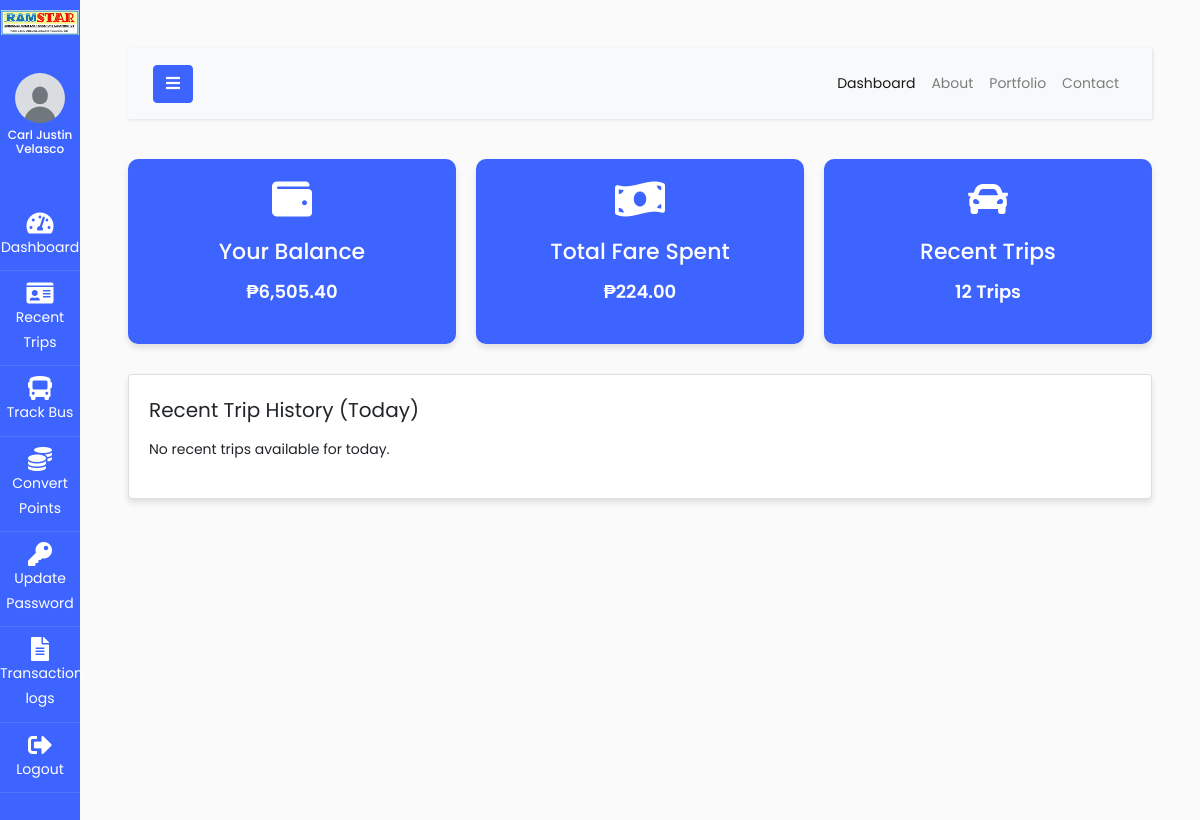
Page /users/index.php (signed in) on the earlier database version.
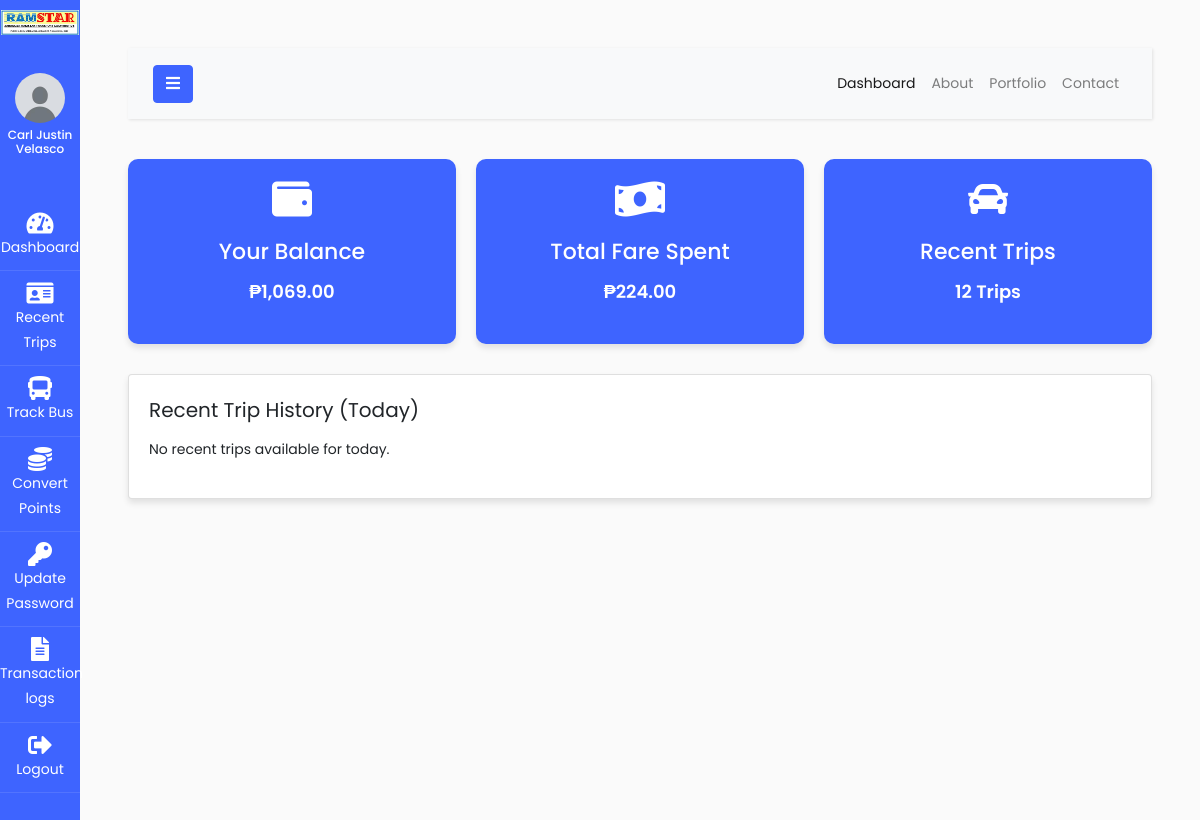
Same page on the later database version.
### tables this page shows
CREATE TABLE `useracc` (
  `id` int(11) UNSIGNED NOT NULL,
  `account_number` varchar(50) NOT NULL,
  `firstname` varchar(100) NOT NULL,
  `profile_picture` varchar(255) DEFAULT NULL,
  `lastname` varchar(100) NOT NULL,
  `middlename` varchar(100) NOT NULL,
  `suffix` varchar(10) DEFAULT NULL,
  `birthday` date NOT NULL,
  `age` int(11) NOT NULL,
  `gender` enum('Male','Female','Other') NOT NULL,
  `email` varchar(100) NOT NULL,
  `contactnumber` varchar(15) NOT NULL,
  `province` varchar(250) NOT NULL,
  `municipality` varchar(250) NOT NULL,
  `barangay` varchar(250) NOT NULL,
  `address` varchar(255) NOT NULL,
  `password` varchar(255) NOT NULL,
  `balance` decimal(10,2) DEFAULT 0.00,
  `role` enum('User','Admin','Cashier') DEFAULT 'User',
  `created_at` timestamp NOT NULL DEFAULT current_timestamp(),
  `is_activated` tinyint(1) DEFAULT 0,
  `id_type` varchar(50) NOT NULL,
  `id_file` varchar(255) NOT NULL,
  `points` decimal(10,2) DEFAULT 0.00
);

### users/index.php (the view, shortened to what the changed rows need)
<?php
include '../config/connection.php';
$account_number = $_SESSION['account_number'];
$balanceQuery = "SELECT balance FROM useracc WHERE account_number = ?";
$stmt = $conn->prepare($balanceQuery);
$stmt->bind_param('s', $account_number);
$stmt->execute();
$stmt->bind_result($balance);
?>
<!doctype html>
<html lang="en">
<head>
    <link href="https://cdn.jsdelivr.net/npm/bootstrap@5.3.3/dist/css/bootstrap.min.css" rel="stylesheet">
    <link rel="stylesheet" href="https://cdnjs.cloudflare.com/ajax/libs/font-awesome/5.15.4/css/all.min.css">
    <link rel="stylesheet" href="../css/style.css">
</head>
<body>
    <div id="content" class="p-4 p-md-5">
        <div id="main-content">
            <div class="dashboard">
                <div class="dashboard-item">
                    <i class="fas fa-wallet"></i>
                    <h3>Your Balance</h3>
                    <p>₱<?php echo number_format($balance, 2); ?></p>
                </div>
            </div>
        </div>
    </div>
</body>
</html>

Differences in the rows shown:
changed useracc: balance "6,505.40" → "1,069.00"
